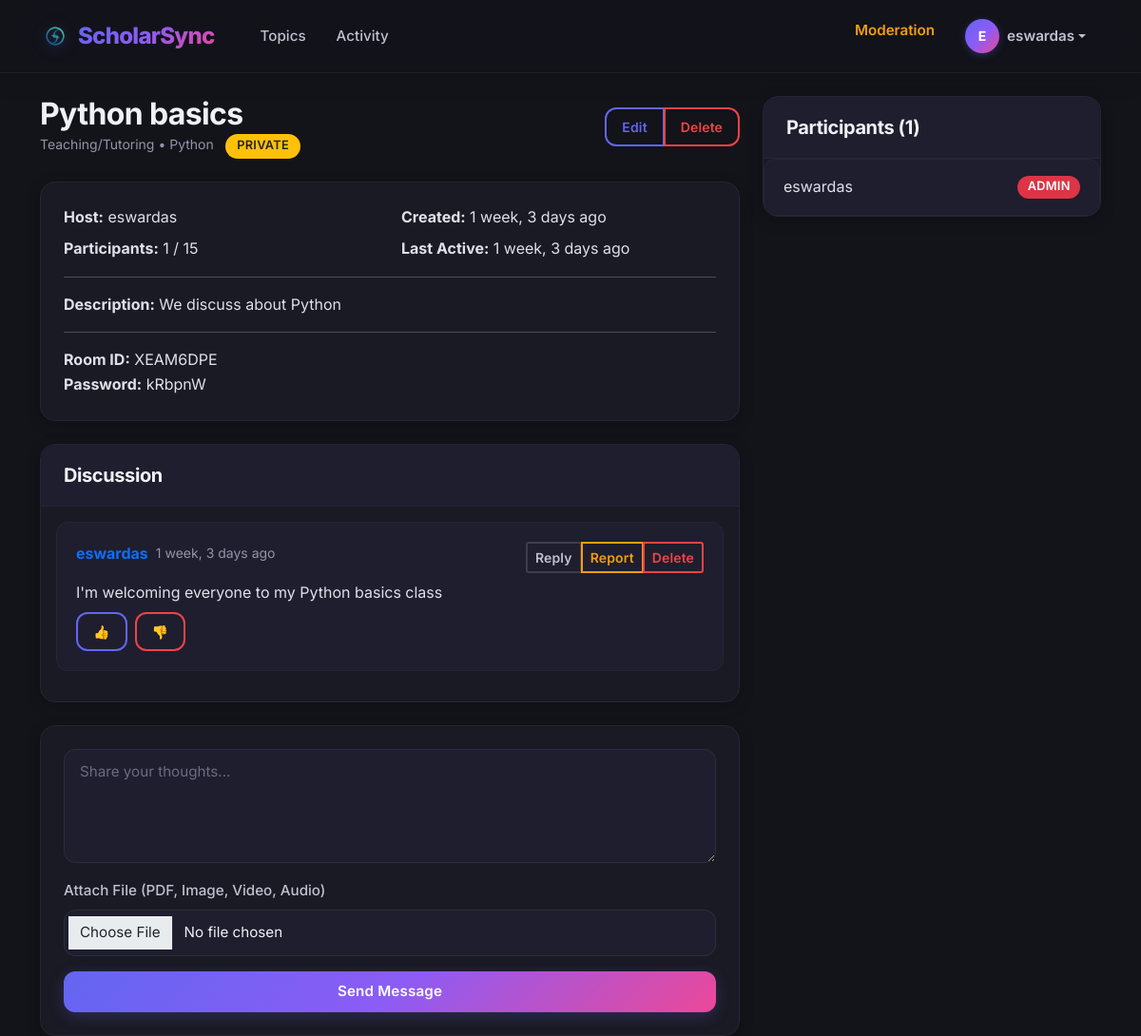
Page /room/9/ (signed in) on the earlier database version.
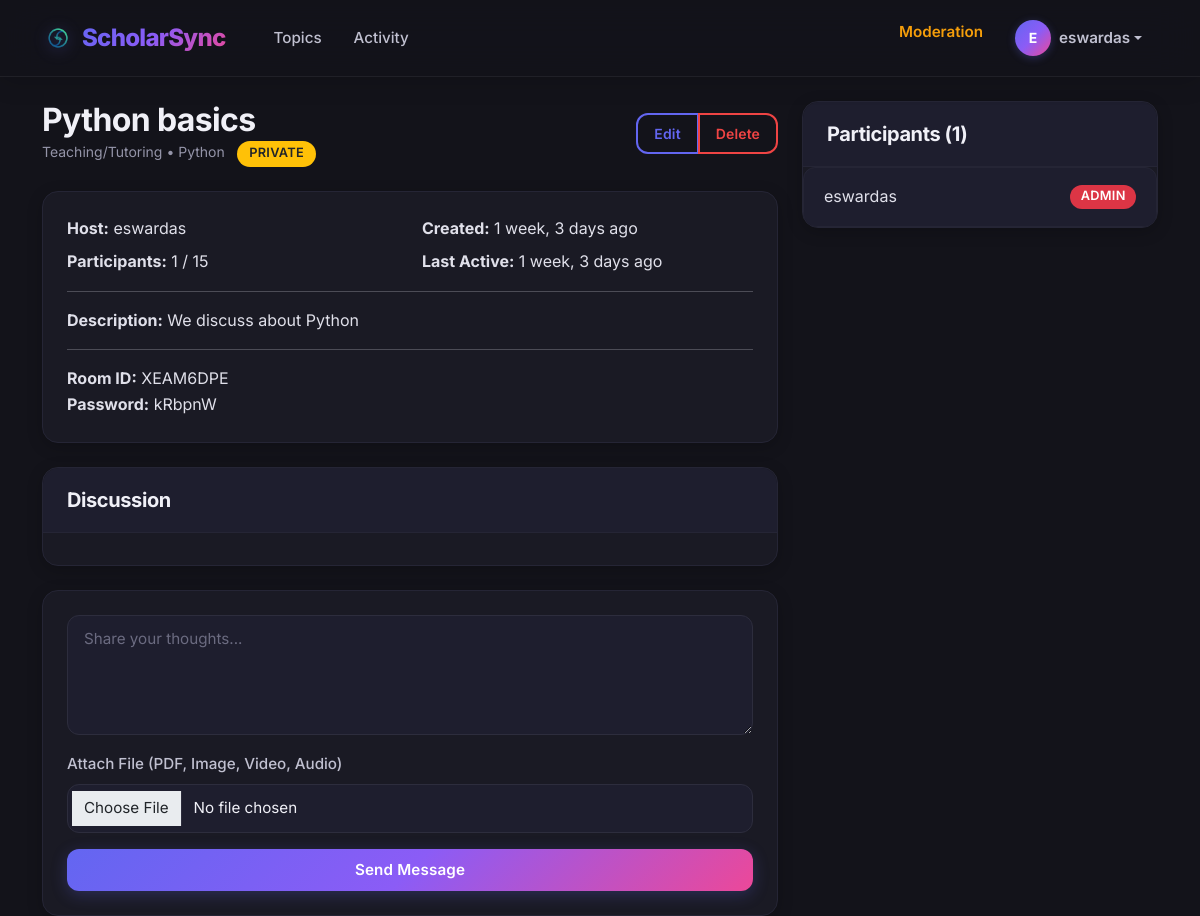
Same page on the later database version.
### base/models.py (models this page shows, shortened)
class Message(models.Model):
    user = models.ForeignKey(User, on_delete=models.CASCADE)
    room = models.ForeignKey(Room, on_delete=models.CASCADE)
    body = models.TextField()
    file_attachment = models.FileField(upload_to=get_file_path, null=True, blank=True)
    file_name = models.CharField(max_length=255, blank=True, null=True)
    file_type = models.CharField(max_length=20, blank=True, null=True)  # image, audio, video, document
    updated = models.DateTimeField(auto_now=True)
    created = models.DateTimeField(auto_now_add=True)
    parent = models.ForeignKey('self', null=True, blank=True,
                               on_delete=models.SET_NULL, related_name='replies')
    class Meta:
        ordering = ['-created']

### base/views.py (the view, shortened to what this page needs)
# urls.py: path('room/<int:pk>/', views.room, name='room'),
def room(request, pk):
    room = get_object_or_404(Room, id=pk)
    if room.is_private and request.user not in room.participants.all() and request.user != room.host:
        return redirect('join-private-room')
    if request.user.is_authenticated:
        if not room.participants.filter(id=request.user.id).exists():
            if room.participants.count() < room.max_participants:
                room.participants.add(request.user)
    room_messages = room.message_set.select_related('user', 'parent__user').prefetch_related('votes')
    participants = room.participants.all()
    for m in room_messages:
        m.user_vote = Vote.objects.filter(user=request.user, message=m).first() if request.user.is_authenticated else None
    return render(request, 'base/room.html', {
        'room': room,
        'room_messages': room_messages,
        'participants': participants,
    })

### base/models.py (called while the page is built)
    @property
    def participant_count(self):
        return self.participants.count()

### templates/base/room.html (shortened to what the changed rows need)
{% load static %}
<!DOCTYPE html>
<html>
<head>
    <link href="https://cdn.jsdelivr.net/npm/bootstrap@5.1.3/dist/css/bootstrap.min.css" rel="stylesheet">
    <link rel="stylesheet" href="{% static 'css/style.css' %}?v=12">
</head>
<body class="bg-dark">
    <nav class="navbar navbar-expand-lg navbar-dark sticky-top">
        <div class="container">
            <div class="collapse navbar-collapse" id="navbarNav">
                <ul class="navbar-nav ms-auto">
                    {% if request.user.is_authenticated %}
                        {% if request.user.is_superuser %}
                        <li class="nav-item"><a class="nav-link text-warning" href="#">Moderation</a></li>
                        {% endif %}
                        <li class="nav-item dropdown">
                            <a class="nav-link dropdown-toggle d-flex align-items-center" href="#" id="userMenu" role="button" data-bs-toggle="dropdown" aria-expanded="false">
                                <span class="me-2 placeholder-avatar">{{ request.user.username|first|upper }}</span>
                                <span class="fw-600">{{ request.user.username }}</span>
                            </a>
                        </li>
                    {% else %}
                        <li class="nav-item"><a class="nav-link" href="{% url 'login' %}">Login</a></li>
                        <li class="nav-item"><a class="nav-link btn btn-sm btn-brand ms-2 px-3" href="{% url 'register' %}">Register</a></li>
                    {% endif %}
                </ul>
            </div>
        </div>
    </nav>
    <div class="container mt-4">
        <div class="row">
            <div class="col-md-8">
                <div class="d-flex justify-content-between align-items-center mb-4">
                    <div>
                        <h2 class="text-white mb-0">{{ room.name }}</h2>
                    </div>
                </div>
                <div class="card mb-4">
                    <div class="card-body p-0">
                        <div class="p-3" id="chat-messages" style="max-height: 500px; overflow-y: auto;">
                            {% for message in room_messages %}
                                <div class="message"
                                     id="message-{{ message.id }}"
                                     data-message-id="{{ message.id }}"
                                     data-user-id="{{ message.user.id }}">
                                    <div class="d-flex justify-content-between align-items-start mb-2">
                                        <div class="d-flex align-items-center">
                                            <strong>
                                                <a href="{% url 'user-profile' message.user.id %}" class="text-primary text-decoration-none">
                                                    {{ message.user.username }}
                                                </a>
                                            </strong>
                                            <small class="text-muted ms-2">{{ message.created|timesince }} ago</small>
                                        </div>
                                        <div class="btn-group btn-group-sm">
    {% if request.user.is_authenticated %}
        <button class="btn btn-outline-secondary reply-btn"
                data-message-id="{{ message.id }}"
                data-username="{{ message.user.username }}">Reply</button>
        <button class="btn btn-outline-warning report-btn"
                data-message-id="{{ message.id }}"
                data-username="{{ message.user.username }}">Report</button>
    {% endif %}
    {% if request.user == message.user or request.user.is_superuser or request.user == room.host %}
        <button class="btn btn-outline-danger delete-btn" data-message-id="{{ message.id }}">
            {% if request.user == message.user %}
                Delete
            {% elif request.user == room.host %}
                Delete (Host)
            {% elif request.user.is_superuser %}
                Delete (Admin)
            {% endif %}
        </button>
    {% endif %}
</div>
                                    </div>
                                    <p class="text-light mb-2 message-body">{{ message.body }}</p>
                                    <div class="d-flex gap-2">
                                        <button
                                            class="btn btn-sm {% if message.user_vote and message.user_vote.vote_type == 'like' %}btn-primary{% else %}btn-outline-primary{% endif %} like-btn"
                                            data-message-id="{{ message.id }}">
                                            👍
                                        </button>
                                        <button
                                            class="btn btn-sm {% if message.user_vote and message.user_vote.vote_type == 'dislike' %}btn-danger{% else %}btn-outline-danger{% endif %} dislike-btn"
                                            data-message-id="{{ message.id }}">
                                            👎
                                        </button>
                                    </div>
                                </div>
                            {% endfor %}
                        </div>
                    </div>
                </div>
            </div>
            <div class="col-md-4">
                <div class="card">
                    <div class="list-group list-group-flush" id="participants-list">
                        {% for participant in participants %}
                            <a href="{% url 'user-profile' participant.id %}" data-participant-id="{{ participant.id }}" class="list-group-item list-group-item-action d-flex justify-content-between align-items-center">
                                {{ participant.username }}
                                {% if participant.is_superuser %}
                                    <span class="badge bg-danger">ADMIN</span>
                                {% endif %}
                            </a>
                        {% endfor %}
                    </div>
                </div>
            </div>
        </div>
    </div>
</body>
</html>

Differences in the rows shown:
removed Message: user.username "eswardas", created "1 week, 3 days", shows "Delete", body "I'm welcoming everyone to my Python basics class"
